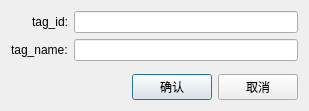
<?xml version="1.0" encoding="UTF-8"?>
<ui version="4.0">
 <class>ATagInputDialog</class>
 <widget class="QDialog" name="ATagInputDialog">
  <property name="geometry">
   <rect>
    <x>0</x>
    <y>0</y>
    <width>309</width>
    <height>111</height>
   </rect>
  </property>
  <property name="windowTitle">
   <string>Form</string>
  </property>
  <property name="styleSheet">
   <string notr="true"/>
  </property>
  <layout class="QVBoxLayout" name="verticalLayout">
   <item>
    <layout class="QFormLayout" name="formLayout">
     <property name="labelAlignment">
      <set>Qt::AlignRight|Qt::AlignTrailing|Qt::AlignVCenter</set>
     </property>
     <item row="0" column="0">
      <widget class="QLabel" name="label">
       <property name="text">
        <string>tag_id:</string>
       </property>
      </widget>
     </item>
     <item row="0" column="1">
      <widget class="QLineEdit" name="le_tag_id">
       <property name="frame">
        <bool>true</bool>
       </property>
      </widget>
     </item>
     <item row="1" column="0">
      <widget class="QLabel" name="label_2">
       <property name="text">
        <string>tag_name:</string>
       </property>
      </widget>
     </item>
     <item row="1" column="1">
      <widget class="QLineEdit" name="le_tag_name">
       <property name="frame">
        <bool>true</bool>
       </property>
      </widget>
     </item>
    </layout>
   </item>
   <item>
    <layout class="QHBoxLayout" name="horizontalLayout">
     <item>
      <spacer name="horizontalSpacer">
       <property name="orientation">
        <enum>Qt::Horizontal</enum>
       </property>
       <property name="sizeHint" stdset="0">
        <size>
         <width>40</width>
         <height>20</height>
        </size>
       </property>
      </spacer>
     </item>
     <item>
      <widget class="QPushButton" name="pb_ok">
       <property name="text">
        <string>确认</string>
       </property>
      </widget>
     </item>
     <item>
      <widget class="QPushButton" name="pb_cancel">
       <property name="text">
        <string>取消</string>
       </property>
      </widget>
     </item>
    </layout>
   </item>
  </layout>
 </widget>
 <resources/>
 <connections/>
</ui>
